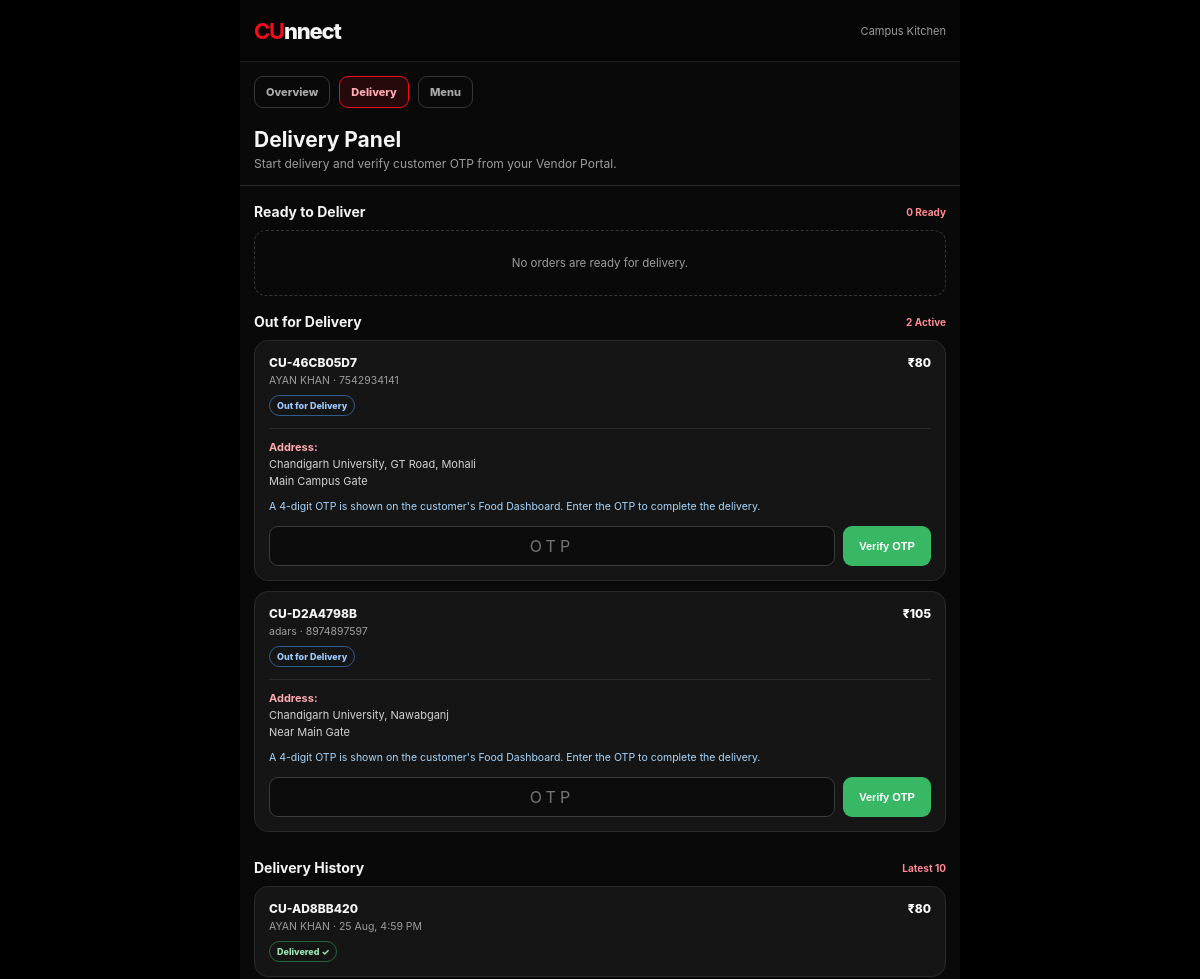
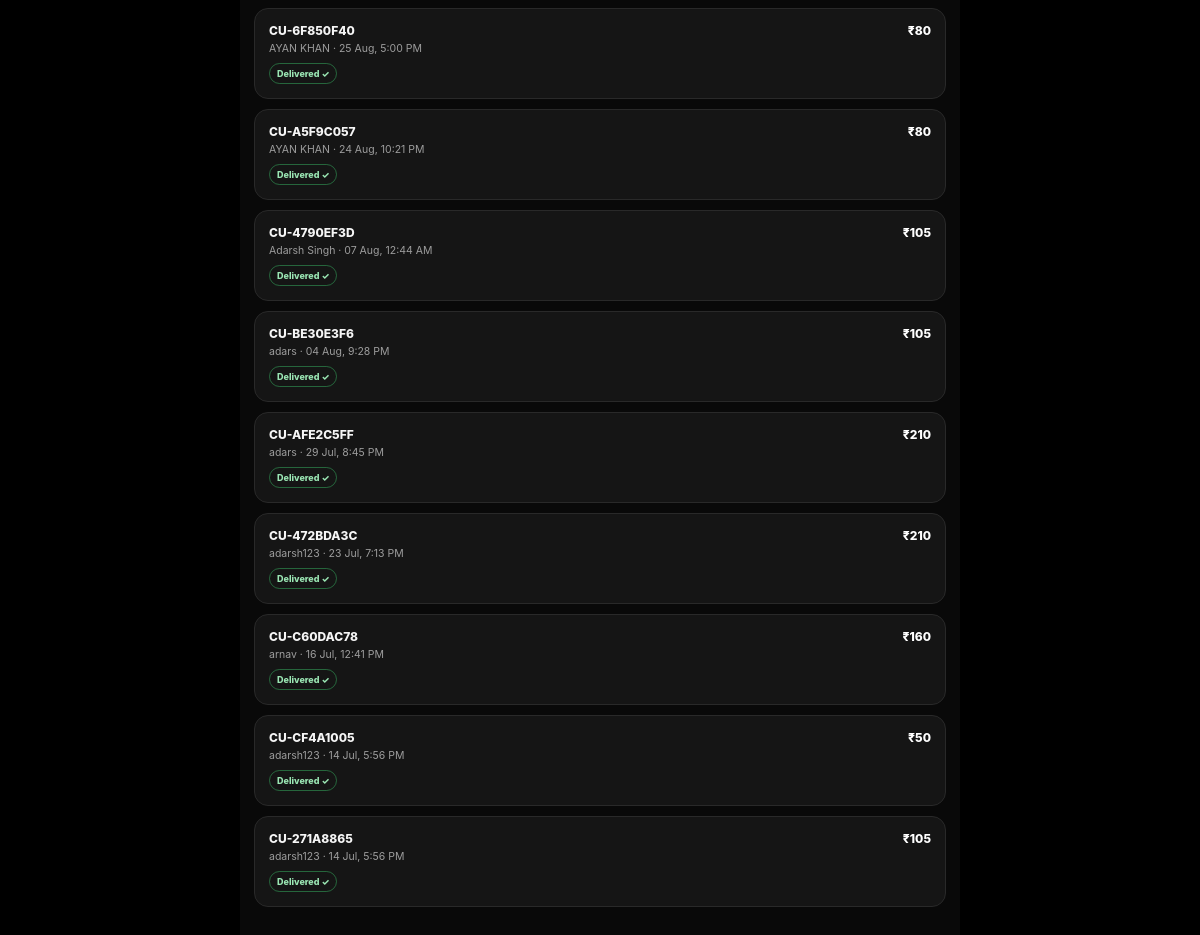
The page /vendor/delivery/ (signed in) on the database its author committed (2 pictures, top to bottom).
### myapp/models.py (models this page shows, shortened)
class VendorProfile(models.Model):
    VENDOR_TYPE_CHOICES = [
        ("food", "Food Vendor"),
        ("printout", "Printout Vendor"),
        ("hostel", "Hostel Essentials Vendor"),
    ]
    user = models.OneToOneField(
        User,
        on_delete=models.CASCADE,
        related_name="vendor_profile"
    )
    business_name = models.CharField(max_length=150)
    vendor_type = models.CharField(
        max_length=30,
        default="food"
    )
    kitchen_open = models.BooleanField(default=True)
    phone = models.CharField(
        max_length=15,
        unique=True,
        null=True,
        blank=True
    )
    bw_price_per_page = models.DecimalField(
        max_digits=6,
        decimal_places=2,
        default=1.00
    )
    color_price_per_page = models.DecimalField(
        max_digits=6,
        decimal_places=2,
        default=5.00
    )
    is_approved = models.BooleanField(default=False)
    is_active = models.BooleanField(default=True)
    upi_id = models.CharField(max_length=120, blank=True, default="")
    upi_qr_image = models.ImageField(
        upload_to="vendor_qr/", blank=True, null=True)
    logo = models.ImageField(
        upload_to="vendor_logo/", blank=True, null=True)
    store_description = models.TextField(blank=True, default="")

### food/models.py (models this page shows, shortened)
class Order(models.Model):
    STATUS_CHOICES = [
        ("pending", "Pending"),
        ("accepted", "Accepted"),
        ("preparing", "Preparing"),
        ("ready", "Ready for Pickup"),
        ("out_for_delivery", "Out for Delivery"),
        ("completed", "Completed"),
        ("cancelled", "Cancelled"),
    ]
    PAYMENT_STATUS_CHOICES = [
        ("pending", "Pending"),
        ("paid", "Paid"),
        ("failed", "Failed"),
    ]
    order_number = models.CharField(
        max_length=20,
        unique=True,
        editable=False
    )
    vendor = models.ForeignKey(
        "myapp.VendorProfile",
        on_delete=models.CASCADE,
        related_name="orders"
    )
    customer = models.ForeignKey(
        settings.AUTH_USER_MODEL,
        on_delete=models.SET_NULL,
        null=True,
        blank=True,
        related_name="food_orders"
    )
    delivery_partner = models.ForeignKey(
        "myapp.DeliveryProfile",
        on_delete=models.SET_NULL,
        null=True,
        blank=True,
        related_name="assigned_orders"
    )
    customer_name = models.CharField(max_length=120)
    customer_phone = models.CharField(max_length=15)
    delivery_address = models.TextField()
    landmark = models.CharField(max_length=200, blank=True)
    customer_upi = models.CharField(max_length=120, blank=True, default="")
    txn_last4 = models.CharField(max_length=4, blank=True, default="")
    txn_id = models.CharField(max_length=64, blank=True, default="")
    payment_method = models.CharField(
        max_length=30,
        default="cash"
    )
    payment_status = models.CharField(
        max_length=20,
        choices=PAYMENT_STATUS_CHOICES,
        default="pending"
    )
    status = models.CharField(
        max_length=20,
        choices=STATUS_CHOICES,
        default="pending"
    )
    subtotal = models.DecimalField(
        max_digits=10,
        decimal_places=2,
        default=0
    )
    discount = models.DecimalField(
        max_digits=10,
        decimal_places=2,
        default=0
    )
    total_amount = models.DecimalField(
        max_digits=10,
        decimal_places=2,
        default=0
    )
    order_note = models.TextField(blank=True)
    delivery_otp = models.CharField(
        max_length=4,
        blank=True,
        default=""
    )
    otp_verified = models.BooleanField(default=False)
    delivered_at = models.DateTimeField(
        null=True,
        blank=True
    )
    created_at = models.DateTimeField(auto_now_add=True)
    updated_at = models.DateTimeField(auto_now=True)
    class Meta:
        ordering = ["-created_at"]

### myapp/views.py (the view)
@vendor_required
def vendor_delivery_panel(request):
    vendor = request.user.vendor_profile
    ready_orders = Order.objects.filter(
        vendor=vendor,
        status="ready"
    ).select_related("customer")
    out_for_delivery_orders = Order.objects.filter(
        vendor=vendor,
        status="out_for_delivery",
        otp_verified=False
    ).select_related("customer")
    delivered_orders = Order.objects.filter(
        vendor=vendor,
        status="completed",
        otp_verified=True
    ).select_related("customer")[:10]
    return render(request, "food/vendor_delivery_panel.html", {
        "vendor": vendor,
        "ready_orders": ready_orders,
        "out_for_delivery_orders": out_for_delivery_orders,
        "delivered_orders": delivered_orders,
    })

### food/templates/food/vendor_delivery_panel.html (shortened to what this page needs)
<!DOCTYPE html>
<html lang="en">
<head>
</head>
<body>
  <main class="app">
    <header class="header"><div class="brand"><strong>CU</strong>nnect</div><span class="vendor">{{ vendor.business_name }}</span></header>
    <nav class="tabs"><a class="tab" href="{% url 'vendor_dashboard' %}">Overview</a><a class="tab active" href="{% url 'vendor_delivery_panel' %}">Delivery</a><a class="tab" href="{% url 'vendor_menu' %}">Menu</a></nav>
    <section class="heading"><h1>Delivery Panel</h1><p>Start delivery and verify customer OTP from your Vendor Portal.</p></section>
    <section class="section">
      <h2 class="section-title">Ready to Deliver <span>{{ ready_orders|length }} Ready</span></h2>
      {% for order in ready_orders %}
        <article class="order-card"><div class="top"><div><div class="number">{{ order.order_number }}</div><div class="customer">{{ order.customer_name }} · {{ order.customer_phone }}</div></div><div class="amount">₹{{ order.total_amount|floatformat:0 }}</div></div><span class="status ready">Ready for Delivery</span><div class="details"><strong>Address:</strong><br>{{ order.delivery_address }}{% if order.landmark %}<br>{{ order.landmark }}{% endif %}</div><form method="post" action="{% url 'vendor_start_delivery' order.id %}">{% csrf_token %}<button class="start" type="submit">Start Delivery</button></form></article>
      {% empty %}<div class="empty">No orders are ready for delivery.</div>{% endfor %}
    </section>
    <section class="section">
      <h2 class="section-title">Out for Delivery <span>{{ out_for_delivery_orders|length }} Active</span></h2>
      {% for order in out_for_delivery_orders %}
        <article class="order-card"><div class="top"><div><div class="number">{{ order.order_number }}</div><div class="customer">{{ order.customer_name }} · {{ order.customer_phone }}</div></div><div class="amount">₹{{ order.total_amount|floatformat:0 }}</div></div><span class="status out_for_delivery">Out for Delivery</span><div class="details"><strong>Address:</strong><br>{{ order.delivery_address }}{% if order.landmark %}<br>{{ order.landmark }}{% endif %}</div><p class="otp-note">A 4-digit OTP is shown on the customer's Food Dashboard. Enter the OTP to complete the delivery.</p><form class="otp-form" method="post" action="{% url 'vendor_verify_delivery_otp' order.id %}">{% csrf_token %}<input class="otp-input" type="text" name="delivery_otp" inputmode="numeric" maxlength="4" placeholder="OTP" required><button class="verify" type="submit">Verify OTP</button></form></article>
      {% empty %}<div class="empty">No active deliveries right now.</div>{% endfor %}
    </section>
    <section class="section">
      <h2 class="section-title">Delivery History <span>Latest 10</span></h2>
      {% for order in delivered_orders %}
        <article class="order-card"><div class="top"><div><div class="number">{{ order.order_number }}</div><div class="customer">{{ order.customer_name }} · {{ order.delivered_at|date:"d M, g:i A" }}</div></div><div class="amount">₹{{ order.total_amount|floatformat:0 }}</div></div><span class="status completed">Delivered ✓</span></article>
      {% empty %}<div class="empty">Verified completed deliveries will appear here.</div>{% endfor %}
    </section>
  </main>
</body>
</html>

### food/templates/food/vendor_delivery_panel.html (style rules this page uses)
:root { --page:#090909; --panel:#151515; --line:#292929; --red:#f10b1d; --green:#38b765; --muted:#9d9d9d; }
* { box-sizing:border-box; }
html,body { min-height:100%; margin:0; }
body { background:#000; color:#f5f5f5; font-family:-apple-system,BlinkMacSystemFont,"Segoe UI",Roboto,Arial,sans-serif; }
.app { width:100%; max-width:720px; min-height:100vh; margin:0 auto; padding-bottom:30px; background:var(--page); }
.header { height:62px; display:flex; align-items:center; justify-content:space-between; padding:0 14px; border-bottom:1px solid #202020; background:#050505; }
.brand { font-size:22px; font-weight:850; letter-spacing:-1.2px; }
.brand strong { color:var(--red); }
.vendor { color:var(--muted); font-size:11px; }
.tabs { display:flex; gap:9px; padding:14px 14px 0; }
.tab { padding:8px 11px; border:1px solid #363636; border-radius:9px; color:#aaa; font-size:11px; font-weight:800; text-decoration:none; }
.tab.active { border-color:var(--red); background:rgba(241,11,29,.12); color:#ffabb2; }
.heading { padding:19px 14px 14px; border-bottom:1px solid var(--line); }
h1 { margin:0 0 4px; font-size:21px; }
.heading p { margin:0; color:var(--muted); font-size:12px; }
.section { padding:17px 14px 0; }
.section-title { display:flex; justify-content:space-between; align-items:center; margin:0 0 10px; font-size:14px; }
.section-title span { color:#ff8b95; font-size:10px; }
.order-card { margin-bottom:10px; padding:14px; border:1px solid var(--line); border-radius:14px; background:var(--panel); }
.top { display:flex; align-items:flex-start; justify-content:space-between; gap:10px; }
.number { font-size:12px; font-weight:800; }
.customer { margin-top:4px; color:var(--muted); font-size:10.5px; }
.amount { color:#fff; font-size:12px; font-weight:800; }
.details { margin-top:12px; padding-top:10px; border-top:1px solid var(--line); color:#d2d2d2; font-size:11px; line-height:1.55; }
.details strong { color:#ffabb2; }
.status { display:inline-flex; margin-top:8px; padding:4px 7px; border-radius:99px; border:1px solid #444; color:#bbb; font-size:9px; font-weight:800; }
.status.out_for_delivery { border-color:rgba(75,163,255,.5); color:#9ecbff; }
.status.completed { border-color:rgba(56,183,101,.5); color:#9be7b4; }
.otp-form { display:flex; gap:8px; margin-top:13px; }
.otp-input { min-width:0; flex:1; height:40px; padding:0 11px; border:1px solid #3b3b3b; border-radius:9px; outline:0; background:#0c0c0c; color:#fff; font:inherit; letter-spacing:4px; text-align:center; }
.verify { min-width:88px; border:0; border-radius:9px; background:var(--green); color:#fff; cursor:pointer; font-size:11px; font-weight:800; }
.otp-note { margin-top:10px; color:#a7d8ff; font-size:10.5px; }
.empty { padding:25px 12px; border:1px dashed #363636; border-radius:12px; color:var(--muted); text-align:center; font-size:11.5px; }

### rows shown on the page
VendorProfile: business_name "Campus Kitchen"
Order: order_number "CU-46CB05D7", customer_name "AYAN KHAN", customer_phone "7542934141", total_amount "80", delivery_address "Chandigarh University, GT Road, Mohali", landmark "Main Campus Gate"
Order: order_number "CU-D2A4798B", customer_name "adars", customer_phone "8974897597", total_amount "105", delivery_address "Chandigarh University, Nawabganj", landmark "Near Main Gate"
Order: order_number "CU-AD8BB420", customer_name "AYAN KHAN", delivered_at "25 Aug, 4:59 PM", total_amount "80"
Order: order_number "CU-6F850F40", customer_name "AYAN KHAN", delivered_at "25 Aug, 5:00 PM", total_amount "80"
Order: order_number "CU-A5F9C057", customer_name "AYAN KHAN", delivered_at "24 Aug, 10:21 PM", total_amount "80"
Order: order_number "CU-4790EF3D", customer_name "Adarsh Singh", delivered_at "07 Aug, 12:44 AM", total_amount "105"
Order: order_number "CU-BE30E3F6", customer_name "adars", delivered_at "04 Aug, 9:28 PM", total_amount "105"
Order: order_number "CU-AFE2C5FF", customer_name "adars", delivered_at "29 Jul, 8:45 PM", total_amount "210"
Order: order_number "CU-472BDA3C", customer_name "adarsh123", delivered_at "23 Jul, 7:13 PM", total_amount "210"
Order: order_number "CU-C60DAC78", customer_name "arnav", delivered_at "16 Jul, 12:41 PM", total_amount "160"
Order: order_number "CU-CF4A1005", customer_name "adarsh123", delivered_at "14 Jul, 5:56 PM", total_amount "50"
Order: order_number "CU-271A8865", customer_name "adarsh123", delivered_at "14 Jul, 5:56 PM", total_amount "105"

### other values the page prints
{{ ready_orders|length }} "0"
{{ out_for_delivery_orders|length }} "2"
